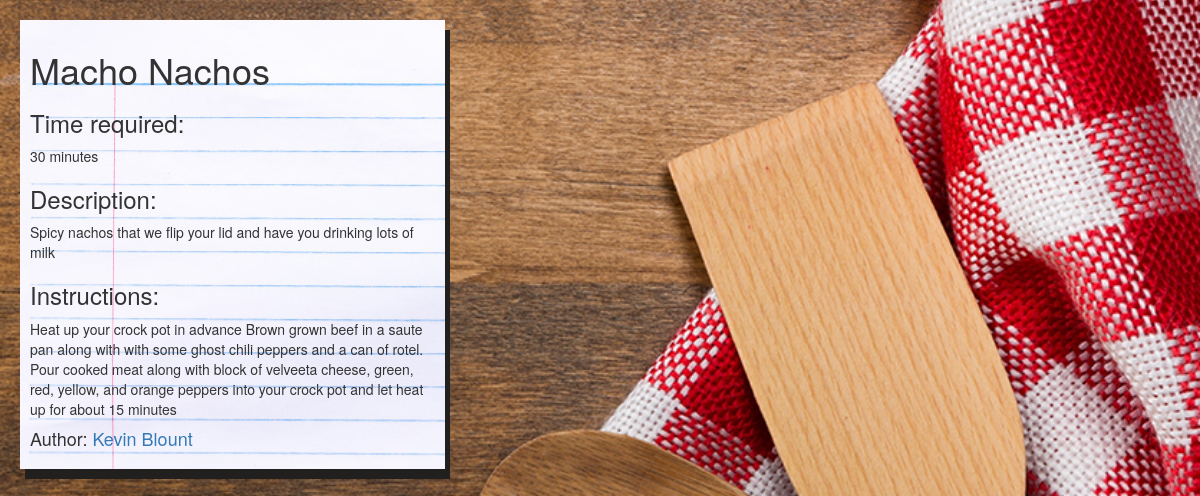
The app's page /recipe/2/ with its own data.
### recipes/models.py (models this page shows)
class Recipe(models.Model):
    title = models.CharField(max_length=50)
    author = models.ForeignKey(Author, on_delete=models.CASCADE)
    description = models.TextField()
    time_required = models.CharField(max_length=80)
    instructions = models.TextField()
    def __str__(self):
        return self.title

class Author(models.Model):
    name = models.CharField(max_length=100)
    bio = models.TextField()
    def __str__(self):
        return self.name

### recipes/views.py (the view)
# urls.py: path('recipe/<int:recipe_id>/', recipe_detail_view),
def recipe_detail_view(request, recipe_id):
    my_recipe = Recipe.objects.filter(id=recipe_id).first()
    return render(request, 'recipe_detail.html', {"recipe": my_recipe})

### templates/recipe_detail.html
{% extends 'base.html' %}
{% block content %}
<div class="notebook-container">
<h1>{{recipe}}</h1>
<h3>Time required: </h3><p>{{ recipe.time_required }}</p>
<h3>Description: </h3><p>{{ recipe.description }}</p>
<h3>Instructions: </h3><p>{{ recipe.instructions }}</p>
<h4>Author: <a href="/author/{{recipe.author.id}}">{{recipe.author}}</a></h4>
</div>
{% endblock %}

### recipes/static/css/style.css (style rules this page uses)
body { background: url("/static/images/recipe_bg.jpg") no-repeat center center fixed; background-size: cover; height: 100%; overflow: hidden; }
.notebook-container { background-image: url("/static/images/notebook.jpg"); background-color: green; height: auto; width: 425px; padding: 10px; margin: 20px; box-shadow: 5px 10px #221f1f; }

### records on screen
Recipe: title "Macho Nachos", time_required "30 minutes", description "Spicy nachos that we flip your lid and have you drinking lots of milk", instructions "Heat up your crock pot in advance Brown grown beef in a saute pan along with with some ghost chili peppers and a can of rotel. Pour cooked meat along with block of velveeta cheese, green, red, yellow, and orange peppers into your crock pot and let heat up for about 15 minutes", author "Kevin Blount"
